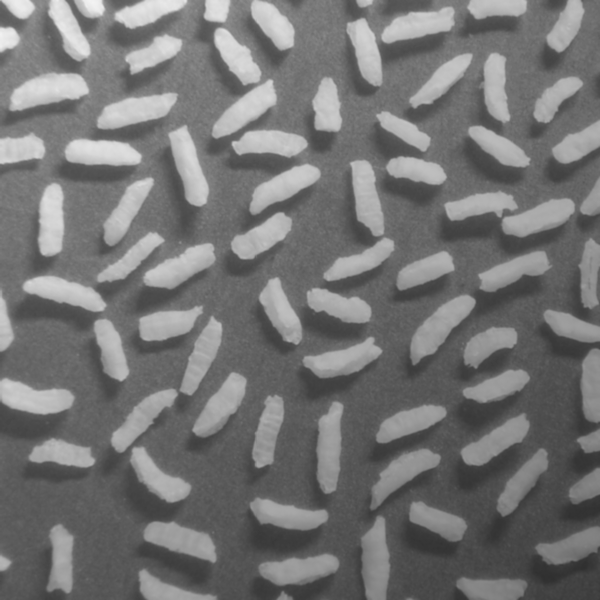
%> input picture 6/a6.tif, 600 x 600 px
$ octave ThirdQuestion.m   (GNU Octave 9; MATLAB toolbox functions it lacks are replaced by stand-ins)
%> lines starting %> are read from the running program, lines starting %| are printed output that depends on the picture; in (x1, y1, x2, y2) boxes, pixels count from 0 and x2, y2 are one past the last pixel; in counts of white or black regions, pixels touching at a corner belong together; the program's own positions count from 1
img = imread('a6.tif');
%> img is the input picture: size 600x600 uint8; min 47, max 243, mean 116.4
% imshow(img)

background = imopen(img,strel('disk',15));
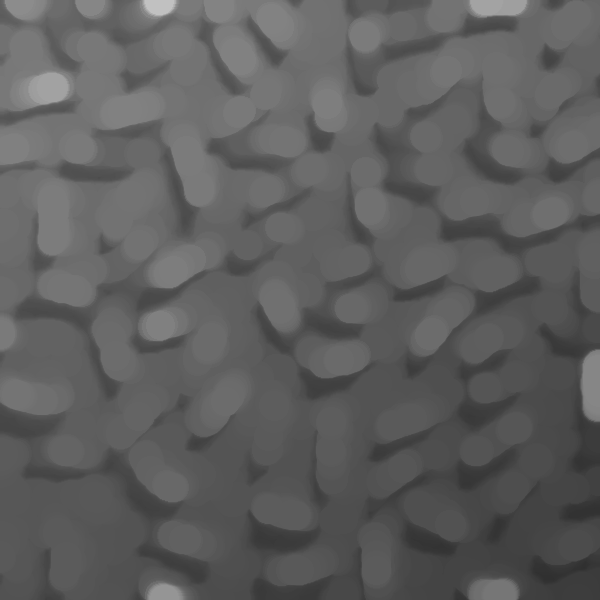
%> background: size 600x600 uint8; min 47, max 193, mean 94.1
img1 = img - background;
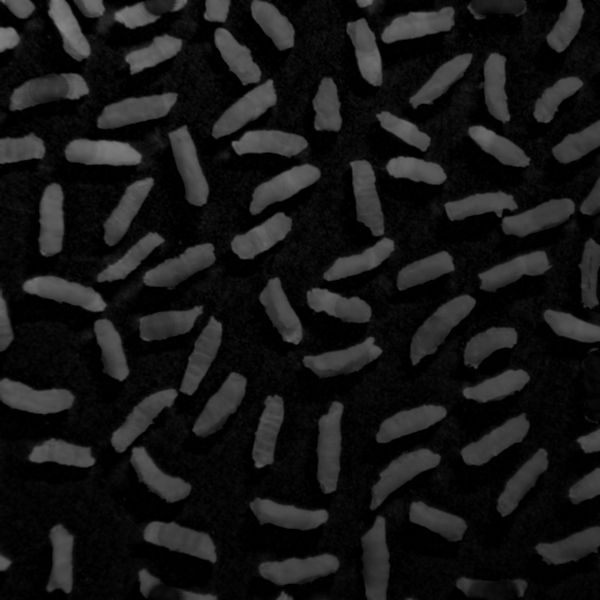
%> img1: size 600x600 uint8; min 0, max 132, mean 22.3
% imshow(img1)

img2 = imadjust(img1);
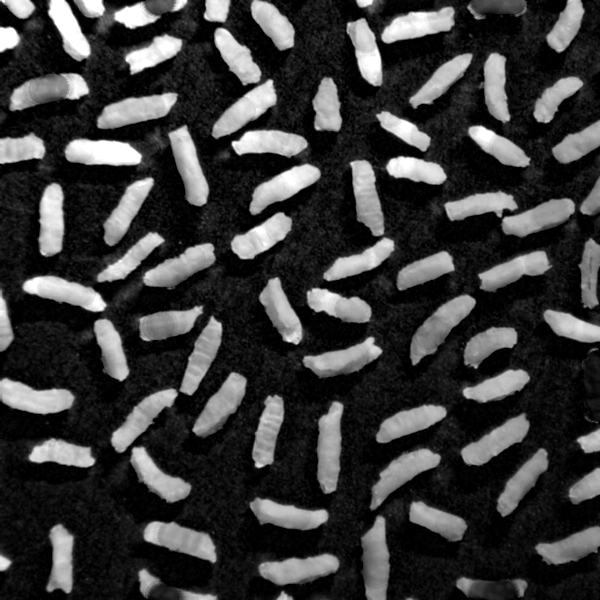
%> img2: size 600x600 uint8; min 0, max 255, mean 57.9
% imshow(img2);

level = graythresh(img2);
%> level = 0.371
bin = im2bw(img2,level);
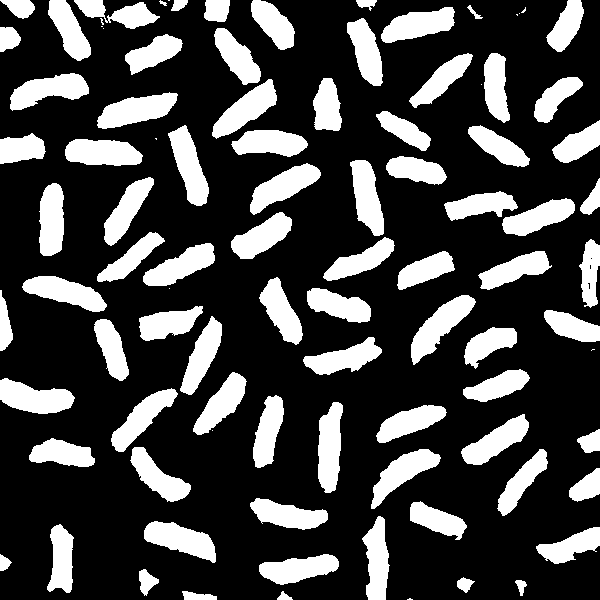
%> bin: size 600x600 logical; 26.7% white; 95 white regions (13 under 20 px), largest, box (x1, y1, x2, y2) and area: (411, 295, 476, 365) 1791, (97, 92, 178, 129) 1755, (0, 378, 75, 414) 1736
bin = bwareaopen(bin, 50);
imshow(bin)

info = bwconncomp(bin, 4)
%> info = 86 connected components
